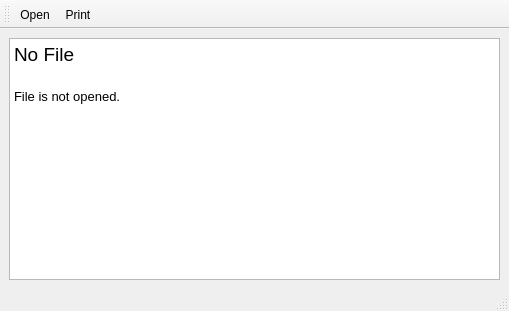
<?xml version="1.0" encoding="UTF-8"?>
<ui version="4.0">
 <class>MainWindow</class>
 <widget class="QMainWindow" name="MainWindow">
  <property name="geometry">
   <rect>
    <x>0</x>
    <y>0</y>
    <width>509</width>
    <height>311</height>
   </rect>
  </property>
  <property name="windowTitle">
   <string>Cute Light Text Previewer</string>
  </property>
  <widget class="QWidget" name="centralwidget">
   <layout class="QVBoxLayout" name="verticalLayout">
    <item>
     <widget class="QTextEdit" name="textEdit">
      <property name="readOnly">
       <bool>true</bool>
      </property>
      <property name="html">
       <string>&lt;!DOCTYPE HTML PUBLIC &quot;-//W3C//DTD HTML 4.0//EN&quot; &quot;http://www.w3.org/TR/REC-html40/strict.dtd&quot;&gt;
&lt;html&gt;&lt;head&gt;&lt;meta name=&quot;qrichtext&quot; content=&quot;1&quot; /&gt;&lt;style type=&quot;text/css&quot;&gt;
p, li { white-space: pre-wrap; }
&lt;/style&gt;&lt;/head&gt;&lt;body style=&quot; font-family:'Noto Sans'; font-size:9pt; font-weight:400; font-style:normal;&quot;&gt;
&lt;p style=&quot; margin-top:0px; margin-bottom:0px; margin-left:0px; margin-right:0px; -qt-block-indent:0; text-indent:0px;&quot;&gt;&lt;span style=&quot; font-family:'Noto Sans'; font-size:14pt;&quot;&gt;No File&lt;/span&gt;&lt;/p&gt;
&lt;p style=&quot;-qt-paragraph-type:empty; margin-top:0px; margin-bottom:0px; margin-left:0px; margin-right:0px; -qt-block-indent:0; text-indent:0px; font-family:'Noto Sans'; font-size:14pt;&quot;&gt;&lt;br /&gt;&lt;/p&gt;
&lt;p style=&quot; margin-top:0px; margin-bottom:0px; margin-left:0px; margin-right:0px; -qt-block-indent:0; text-indent:0px;&quot;&gt;&lt;span style=&quot; font-family:'Noto Sans'; font-size:10pt;&quot;&gt;File is not opened.&lt;/span&gt;&lt;/p&gt;&lt;/body&gt;&lt;/html&gt;</string>
      </property>
     </widget>
    </item>
   </layout>
  </widget>
  <widget class="QStatusBar" name="statusbar"/>
  <widget class="QToolBar" name="toolBar">
   <property name="windowTitle">
    <string>toolBar</string>
   </property>
   <property name="toolButtonStyle">
    <enum>Qt::ToolButtonTextUnderIcon</enum>
   </property>
   <property name="floatable">
    <bool>true</bool>
   </property>
   <attribute name="toolBarArea">
    <enum>TopToolBarArea</enum>
   </attribute>
   <attribute name="toolBarBreak">
    <bool>false</bool>
   </attribute>
   <addaction name="actionOpen_O"/>
   <addaction name="action_Print"/>
  </widget>
  <action name="actionOpen_O">
   <property name="text">
    <string>&amp;Open</string>
   </property>
   <property name="toolTip">
    <string>Open</string>
   </property>
   <property name="shortcut">
    <string>O</string>
   </property>
  </action>
  <action name="action_Print">
   <property name="text">
    <string>&amp;Print</string>
   </property>
   <property name="shortcut">
    <string>P</string>
   </property>
  </action>
 </widget>
 <resources/>
 <connections/>
</ui>
